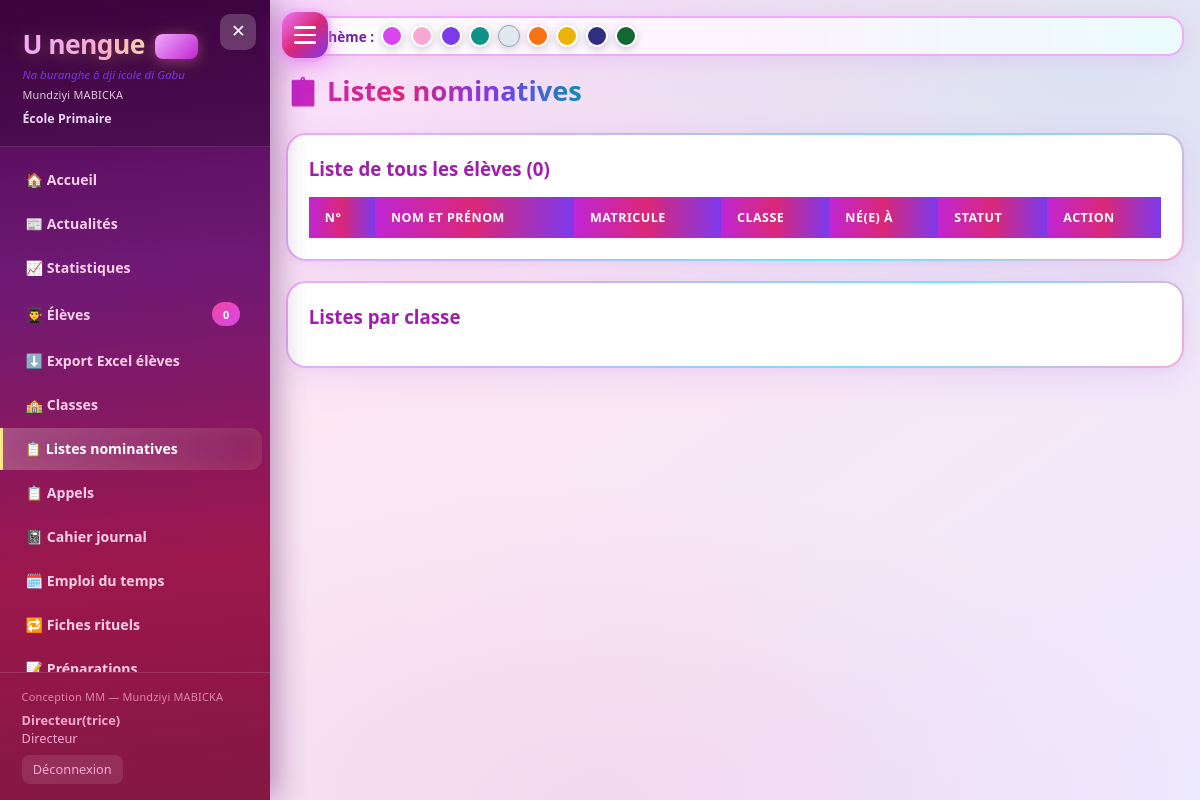
Page /listes (signed in) on the earlier database version.
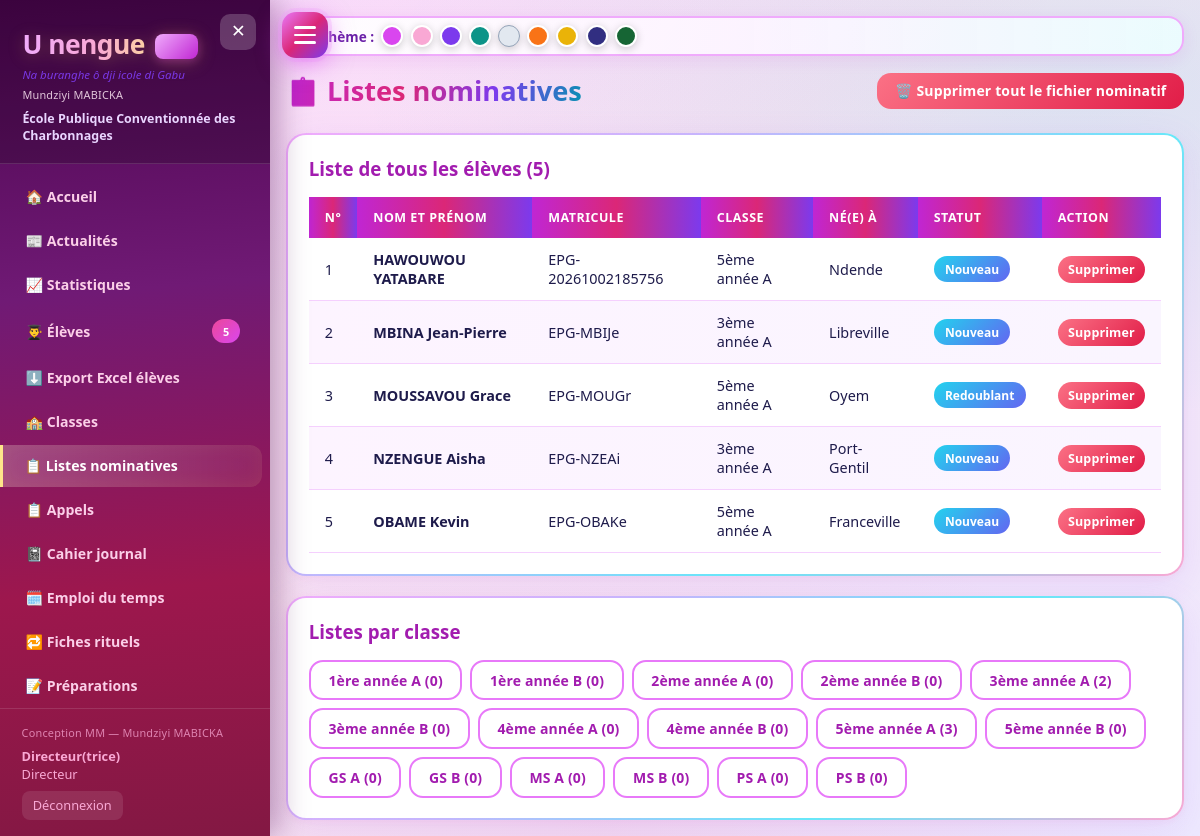
Same page on the later database version.
### app.py (models this page shows)
class SchoolSettings(db.Model):
    id = db.Column(db.Integer, primary_key=True)
    tenant_id = db.Column(db.Integer, db.ForeignKey('tenant.id'), nullable=True, index=True)
    school_name = db.Column(db.String(200), default='École Primaire')
    address = db.Column(db.String(300), default='')
    phone = db.Column(db.String(50), default='')
    email = db.Column(db.String(120), default='')
    province = db.Column(db.String(100), default='')
    circonscription = db.Column(db.String(100), default='')
    director_name = db.Column(db.String(120), default='')
    annee_scolaire = db.Column(db.String(20), default='2025-2026')
    sms_enabled = db.Column(db.Boolean, default=False)
    sms_provider = db.Column(db.String(50), default='twilio')  # twilio / manuel
    sms_account_sid = db.Column(db.String(120), default='')
    sms_auth_token = db.Column(db.String(120), default='')
    sms_from_number = db.Column(db.String(30), default='')
    smtp_enabled = db.Column(db.Boolean, default=False)
    smtp_host = db.Column(db.String(120), default='smtp.gmail.com')
    smtp_port = db.Column(db.Integer, default=587)
    smtp_user = db.Column(db.String(120), default='')
    smtp_password = db.Column(db.String(200), default='')
    smtp_from = db.Column(db.String(120), default='')
    smtp_use_tls = db.Column(db.Boolean, default=True)
    logo_path = db.Column(db.String(300), default='')
    logo2_path = db.Column(db.String(300), default='')
    logo3_path = db.Column(db.String(300), default='')
    logo4_path = db.Column(db.String(300), default='')

class Student(db.Model):
    id = db.Column(db.Integer, primary_key=True)
    tenant_id = db.Column(db.Integer, db.ForeignKey('tenant.id'), nullable=True, index=True)
    matricule = db.Column(db.String(50), unique=True)
    last_name = db.Column(db.String(80), nullable=False)
    first_name = db.Column(db.String(80), nullable=False)
    birth_date = db.Column(db.Date)
    birth_place = db.Column(db.String(150))  # Lieu de naissance
    gender = db.Column(db.String(10))
    class_id = db.Column(db.Integer, db.ForeignKey('class_room.id'))
    parent_name = db.Column(db.String(120))
    parent_phone = db.Column(db.String(50))
    parent_relation = db.Column(db.String(30), default='Père')
    address = db.Column(db.String(200))
    photo_path = db.Column(db.String(300))
    status = db.Column(db.String(20), default='Nouveau')  # Nouveau / Redoublant
    nationality = db.Column(db.String(50), default='Gabonaise')
    provenance = db.Column(db.String(50), default='meme_ecole')
    parent_pin = db.Column(db.String(20), default='')  # code espace parents
    is_handicapped = db.Column(db.Boolean, default=False)
    is_primal = db.Column(db.Boolean, default=False)  # Primaux arrivés
    cep_selected = db.Column(db.Boolean, default=False)
    cep_admis = db.Column(db.Boolean, default=False)
    annee_inscription = db.Column(db.String(20), default='2025-2026')
    created_at = db.Column(db.DateTime, default=datetime.utcnow)
    @property
    def full_name(self):
        return f"{self.last_name} {self.first_name}"

class ClassRoom(db.Model):
    id = db.Column(db.Integer, primary_key=True)
    tenant_id = db.Column(db.Integer, db.ForeignKey('tenant.id'), nullable=True, index=True)
    name = db.Column(db.String(80), nullable=False)
    level = db.Column(db.String(30))  # 1ère année ... 5ème année
    teacher = db.Column(db.String(120))
    students = db.relationship('Student', backref='classroom', lazy=True)

### app.py (the view)
@app.route('/listes')
@login_required
def listes():
    tc = teacher_class_filter()
    if tc:
        classes = scoped_query(ClassRoom).filter_by(id=tc).all()
        all_students = scoped_query(Student).filter_by(class_id=tc).order_by(Student.last_name).all()
    else:
        classes = scoped_query(ClassRoom).order_by(ClassRoom.level, ClassRoom.name).all()
        all_students = scoped_query(Student).order_by(Student.last_name).all()
    return render_template('listes.html', classes=classes, all_students=all_students)

### app.py (called while the page is built, shortened)
def login_required(f):
    @wraps(f)
    def decorated(*args, **kwargs):
        if 'user_id' not in session:
            flash('Veuillez vous connecter.', 'warning')
            return redirect(url_for('login'))
        return f(*args, **kwargs)
    return decorated

def current_tenant_id():
    if session.get('is_creator'):
        return session.get('view_tenant_id')  # optionnel : voir une école
    return session.get('tenant_id')

def scoped_query(model):
    q = model.query
    if not hasattr(model, 'tenant_id'):
        return q
    if session.get('is_creator') and not session.get('view_tenant_id'):
        return q  # créateur voit tout
    tid = current_tenant_id()
    if tid is None:
        return q.filter(model.tenant_id == -1)  # rien
    return q.filter(model.tenant_id == tid)

def teacher_class_filter():
    if session.get('role') == 'Enseignant':
        return session.get('class_id')
    return None

@app.before_request
def before_request_migrate():
    global _schema_ready

### templates/listes.html (shortened to what this page needs)
{% extends "base.html" %}
{% block content %}
<div class="page-header">
    <h2>📋 Listes nominatives</h2>
    {% if session.get('role') == 'Directeur' and all_students %}
    <a href="{{ url_for('supprimer_tous_eleves') }}" class="btn btn-danger"
       onclick="return confirm('ATTENTION : Supprimer TOUS les élèves de l\'école ? Cette action est irréversible !')">
        🗑️ Supprimer tout le fichier nominatif
    </a>
    {% endif %}
</div>
<div class="card" style="margin-bottom:1.25rem">
    <h3 style="color:#a21caf;margin-bottom:1rem">Liste de tous les élèves ({{ all_students|length }})</h3>
    <div class="table-wrap">
        <table>
            <thead><tr><th>N°</th><th>Nom et Prénom</th><th>Matricule</th><th>Classe</th><th>Né(e) à</th><th>Statut</th>
            {% if session.get('role') == 'Directeur' %}<th>Action</th>{% endif %}
            </tr></thead>
            <tbody>
            {% for s in all_students %}
            <tr>
                <td>{{ loop.index }}</td>
                <td><strong>{{ s.full_name }}</strong></td>
                <td>{{ s.matricule or '—' }}</td>
                <td>{{ s.classroom.name if s.classroom else '—' }}</td>
                <td>{{ s.birth_place or '—' }}</td>
                <td><span class="badge badge-info">{{ s.status }}</span></td>
                {% if session.get('role') == 'Directeur' %}
                <td>
                    <a href="{{ url_for('supprimer_eleve', id=s.id) }}" class="btn btn-danger btn-sm"
                       onclick="return confirm('Supprimer {{ s.full_name }} ?')">Supprimer</a>
                </td>
                {% endif %}
            </tr>
            {% endfor %}
            </tbody>
        </table>
    </div>
</div>
<div class="card">
    <h3 style="color:#a21caf;margin-bottom:1rem">Listes par classe</h3>
    <div style="display:flex;flex-wrap:wrap;gap:0.5rem">
    {% for c in classes %}
    <a href="{{ url_for('liste_classe', id=c.id) }}" class="btn btn-outline">{{ c.name }} ({{ c.students|length }})</a>
    {% endfor %}
    </div>
</div>
{% endblock %}

### templates/base.html (shortened to what the changed rows need)
<!DOCTYPE html>
<html lang="fr" data-theme="{{ theme|default("fuchsia") }}">
<head>
    <link rel="stylesheet" href="{{ url_for('static', filename='css/style.css') }}">
</head>
<body>
    <aside class="sidebar" id="sidebar">
        <div class="sidebar-header">
            <button type="button" class="menu-close" id="menuClose" aria-label="Fermer">✕</button>
            <h1>U nengue <span class="mm-badge">MM</span></h1>
            <div class="subtitle">Na buranghe ô dji icole di Gabu</div>
            <div class="mm-credit" style="opacity:0.85;margin-top:0.25rem">Mundziyi MABICKA</div>
            <div class="school-name">{{ settings.school_name if settings else 'École Primaire' }}</div>
        </div>
        <nav class="sidebar-nav">
            <a href="{{ url_for('eleves') }}" class="nav-item {% if 'eleve' in (request.endpoint or '') %}active{% endif %}">👨‍🎓 Élèves <span class="badge">{{ students_count }}</span></a>
        </nav>
    </aside>
    <main class="main" id="mainContent">
        <div class="page-body">
            {% block content %}{% endblock %}
        </div>
    </main>
</body>
</html>

Differences in the rows shown:
now on this page (row edited): SchoolSettings: school_name "École Publique Conventionnée des Charbonnages"
added Student: full_name "HAWOUWOU YATABARE", matricule "EPG-20261002185756", classroom "5ème année A", birth_place "Ndende", status "Nouveau"
now on this page (row edited): Student: full_name "MBINA Jean-Pierre", matricule "EPG-MBIJe", classroom "3ème année A", birth_place "Libreville", status "Nouveau"
now on this page (row edited): Student: full_name "MOUSSAVOU Grace", matricule "EPG-MOUGr", classroom "5ème année A", birth_place "Oyem", status "Redoublant"
now on this page (row edited): Student: full_name "NZENGUE Aisha", matricule "EPG-NZEAi", classroom "3ème année A", birth_place "Port-Gentil", status "Nouveau"
now on this page (row edited): Student: full_name "OBAME Kevin", matricule "EPG-OBAKe", classroom "5ème année A", birth_place "Franceville", status "Nouveau"
now on this page (row edited): ClassRoom: name "1ère année A", students|length "0"
now on this page (row edited): ClassRoom: name "1ère année B", students|length "0"
now on this page (row edited): ClassRoom: name "2ème année A", students|length "0"
now on this page (row edited): ClassRoom: name "2ème année B", students|length "0"
added ClassRoom: name "3ème année A", students|length "2"
added ClassRoom: name "3ème année B", students|length "0"
added ClassRoom: name "4ème année A", students|length "0"
added ClassRoom: name "4ème année B", students|length "0"
added ClassRoom: name "5ème année A", students|length "3"
added ClassRoom: name "5ème année B", students|length "0"
now on this page (row edited): ClassRoom: name "GS A", students|length "0"
now on this page (row edited): ClassRoom: name "GS B", students|length "0"
now on this page (row edited): ClassRoom: name "MS A", students|length "0"
now on this page (row edited): ClassRoom: name "MS B", students|length "0"
now on this page (row edited): ClassRoom: name "PS A", students|length "0"
now on this page (row edited): ClassRoom: name "PS B", students|length "0"
Other differences:
{{ students_count }}: "0" → "5"
{{ all_students|length }}: "0" → "5"
{{ settings.school_name if settings else 'École Primaire' }}: "École Primaire" → (not shown)
text now shown: "🗑️ Supprimer tout le fichier nominatif"
